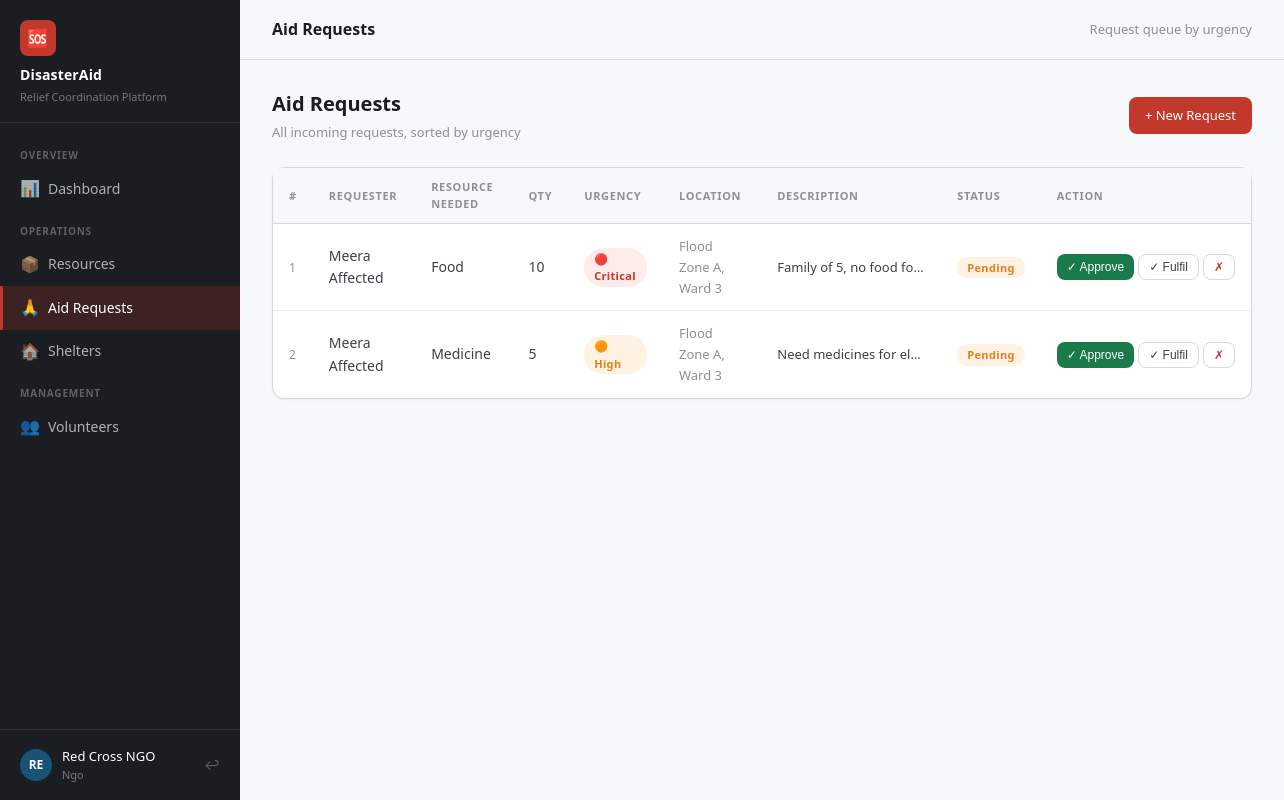
Page /requests (signed in) on the committed database.
### tables this page shows
CREATE TABLE aid_requests (
    id INTEGER PRIMARY KEY AUTOINCREMENT,
    requester_id INTEGER NOT NULL,
    resource_type TEXT NOT NULL,
    quantity_needed INTEGER NOT NULL,
    urgency TEXT DEFAULT 'medium' CHECK(urgency IN ('critical','high','medium','low')),
    location TEXT NOT NULL,
    description TEXT,
    status TEXT DEFAULT 'pending' CHECK(status IN ('pending','approved','fulfilled','rejected')),
    assigned_resource_id INTEGER,
    reviewed_by INTEGER,
    created_at TIMESTAMP DEFAULT CURRENT_TIMESTAMP,
    FOREIGN KEY(requester_id) REFERENCES users(id),
    FOREIGN KEY(assigned_resource_id) REFERENCES resources(id),
    FOREIGN KEY(reviewed_by) REFERENCES users(id)
);

CREATE TABLE users (
    id INTEGER PRIMARY KEY AUTOINCREMENT,
    name TEXT NOT NULL,
    email TEXT UNIQUE NOT NULL,
    password TEXT NOT NULL,
    role TEXT NOT NULL CHECK(role IN ('volunteer','ngo','authority','affected')),
    phone TEXT,
    location TEXT,
    created_at TIMESTAMP DEFAULT CURRENT_TIMESTAMP
);

### routes/main.py (the view)
@main_bp.route('/requests')
@login_required
def aid_requests():
    db = get_db()
    if session['user_role'] == 'affected':
        items = db.execute(
            'SELECT * FROM aid_requests WHERE requester_id=? ORDER BY created_at DESC',
            (session['user_id'],)).fetchall()
    else:
        urgency = request.args.get('urgency', '')
        status = request.args.get('status', '')
        query = '''SELECT ar.*, u.name as requester_name FROM aid_requests ar
                   JOIN users u ON ar.requester_id=u.id WHERE 1=1'''
        params = []
        if urgency:
            query += ' AND ar.urgency=?'; params.append(urgency)
        if status:
            query += ' AND ar.status=?'; params.append(status)
        query += ' ORDER BY CASE ar.urgency WHEN "critical" THEN 1 WHEN "high" THEN 2 WHEN "medium" THEN 3 ELSE 4 END, ar.created_at DESC'
        items = db.execute(query, params).fetchall()
    return render_template('requests.html', requests=items)

### database/db.py (called while the page is built)
def get_db():
    if 'db' not in g:
        g.db = sqlite3.connect(DATABASE)
        g.db.row_factory = sqlite3.Row
    return g.db

### routes/main.py (called while the page is built)
def login_required(f):
    @wraps(f)
    def decorated(*args, **kwargs):
        if 'user_id' not in session:
            return redirect(url_for('auth.login'))
        return f(*args, **kwargs)
    return decorated

### templates/requests.html (shortened to what this page needs)
{% extends 'base.html' %}
{% block page_title %}Aid Requests{% endblock %}
{% block topbar_meta %}Request queue by urgency{% endblock %}
{% block content %}
<div class="page-header">
  <div>
    <h2>Aid Requests</h2>
    <p>{% if session.user_role == 'affected' %}Your submitted requests{% else %}All incoming requests, sorted by urgency{% endif %}</p>
  </div>
  <a href="{{ url_for('main.new_request') }}" class="btn btn-primary">+ New Request</a>
</div>
<div class="card">
  <div class="table-wrap">
    <table>
      <thead>
        <tr>
          <th>#</th>
          {% if session.user_role != 'affected' %}<th>Requester</th>{% endif %}
          <th>Resource needed</th>
          <th>Qty</th>
          <th>Urgency</th>
          <th>Location</th>
          <th>Description</th>
          <th>Status</th>
          {% if session.user_role in ['authority','ngo'] %}<th>Action</th>{% endif %}
        </tr>
      </thead>
      <tbody>
        {% for r in requests %}
        <tr>
          <td style="color:var(--gray-400); font-size:12px;">{{ r.id }}</td>
          {% if session.user_role != 'affected' %}
          <td style="font-weight:500;">{{ r.requester_name }}</td>
          {% endif %}
          <td style="text-transform:capitalize;">{{ r.resource_type }}</td>
          <td>{{ r.quantity_needed }}</td>
          <td>
            {% if r.urgency == 'critical' %}<span class="badge badge-danger">🔴 Critical</span>
            {% elif r.urgency == 'high' %}<span class="badge badge-warning">🟠 High</span>
            {% elif r.urgency == 'medium' %}<span class="badge badge-info">🔵 Medium</span>
            {% else %}<span class="badge badge-gray">🟢 Low</span>{% endif %}
          </td>
          <td style="font-size:13px; color:var(--gray-400);">{{ r.location }}</td>
          <td style="font-size:13px; max-width:180px; overflow:hidden; text-overflow:ellipsis; white-space:nowrap;" title="{{ r.description }}">{{ r.description or '—' }}</td>
          <td>
            {% if r.status == 'pending' %}<span class="badge badge-warning">Pending</span>
            {% elif r.status == 'approved' %}<span class="badge badge-info">Approved</span>
            {% elif r.status == 'fulfilled' %}<span class="badge badge-success">Fulfilled</span>
            {% else %}<span class="badge badge-danger">Rejected</span>{% endif %}
          </td>
          {% if session.user_role in ['authority','ngo'] and r.status == 'pending' %}
          <td>
            <form method="POST" action="{{ url_for('main.update_request', rid=r.id) }}" style="display:flex; gap:4px;">
              <button name="status" value="approved" class="btn btn-success btn-sm">✓ Approve</button>
              <button name="status" value="fulfilled" class="btn btn-secondary btn-sm">✓ Fulfil</button>
              <button name="status" value="rejected" class="btn btn-secondary btn-sm" style="color:var(--red);">✗</button>
            </form>
          </td>
          {% elif session.user_role in ['authority','ngo'] %}
          <td><span style="font-size:12px; color:var(--gray-400);">{{ r.status|capitalize }}</span></td>
          {% endif %}
        </tr>
        {% else %}
        <tr><td colspan="9" style="text-align:center; color:var(--gray-400); padding:32px;">
          No requests yet. <a href="{{ url_for('main.new_request') }}">Submit a request →</a>
        </td></tr>
        {% endfor %}
      </tbody>
    </table>
  </div>
</div>
{% endblock %}

### static/css/style.css (style rules this page uses)
*, *::before, *::after { box-sizing: border-box; margin: 0; padding: 0; }
:root { --red: #C0392B; --red-lt: #FDECEA; --orange: #E67E22; --orange-lt: #FEF3E2; --green: #1A7A4A; --green-lt:#E8F5EE; --blue: #1A5276; --blue-lt: #EAF2FB; --gray-50: #F7F8FA; --gray-100:#EEF0F3; --gray-200:#D5D8DC; --gray-400:#8E9097; --gray-700:#3D4148; --gray-900:#1A1D22; --white: #FFFFFF; --font: 'Segoe UI', system-ui, -apple-system, sans-serif; --radius: 8px; --radius-lg: 12px; --shadow: 0 1px 3px rgba(0,0,0,.08), 0 4px 12px rgba(0,0,0,.05); --shadow-sm: 0 1px 2px rgba(0,0,0,.06); --sidebar-w: 240px; --header-h: 60px; }
body { font-family: var(--font); background: var(--gray-50); color: var(--gray-700); font-size: 15px; line-height: 1.6; }
.card { background: var(--white); border-radius: var(--radius-lg); border: 1px solid var(--gray-200); box-shadow: var(--shadow-sm); }
.table-wrap { overflow-x: auto; }
table { width: 100%; border-collapse: collapse; font-size: 14px; }
thead th { padding: 10px 16px; text-align: left; font-size: 11px; font-weight: 600; text-transform: uppercase; letter-spacing: .06em; color: var(--gray-400); background: var(--gray-50); border-bottom: 1px solid var(--gray-200); }
tbody tr { border-bottom: 1px solid var(--gray-100); }
tbody tr:last-child { border-bottom: none; }
tbody td { padding: 12px 16px; color: var(--gray-700); vertical-align: middle; }
.badge { display: inline-block; padding: 2px 10px; border-radius: 20px; font-size: 11px; font-weight: 600; letter-spacing: .03em; }
.badge-warning { background: var(--orange-lt); color: var(--orange); }
.badge-danger { background: var(--red-lt); color: var(--red); }
.btn { display: inline-flex; align-items: center; gap: 6px; padding: 8px 16px; border-radius: var(--radius); border: none; font-size: 13px; font-weight: 500; cursor: pointer; text-decoration: none; transition: all .15s; white-space: nowrap; }
.btn-primary { background: var(--red); color: #fff; }
.btn-secondary { background: var(--white); color: var(--gray-700); border: 1px solid var(--gray-200); }
.btn-success { background: var(--green); color: #fff; }
.btn-sm { padding: 5px 10px; font-size: 12px; }
.page-header { display: flex; align-items: center; justify-content: space-between; margin-bottom: 24px; }
.page-header h2 { font-size: 20px; font-weight: 700; color: var(--gray-900); }
.page-header p { font-size: 13px; color: var(--gray-400); margin-top: 2px; }

### rows in the picture
aid_requests: id "1", requester_name "Meera Affected", resource_type "Food", quantity_needed "10", urgency "🔴 Critical", location "Flood Zone A, Ward 3", description "Family of 5, no food fo…", status "Pending"
aid_requests: id "2", requester_name "Meera Affected", resource_type "Medicine", quantity_needed "5", urgency "🟠 High", location "Flood Zone A, Ward 3", description "Need medicines for el…", status "Pending"

### other values in the picture
{{ session.user_name[:2].upper() }} "RE"
{{ session.user_name }} "Red Cross NGO"
{{ session.user_role }} "Ngo"
